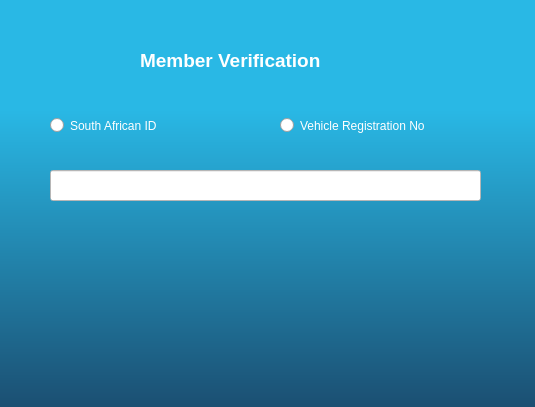
<?xml version="1.0" encoding="UTF-8"?>
<ui version="4.0">
 <class>VerifyMember</class>
 <widget class="QDialog" name="VerifyMember">
  <property name="geometry">
   <rect>
    <x>0</x>
    <y>0</y>
    <width>535</width>
    <height>407</height>
   </rect>
  </property>
  <property name="windowTitle">
   <string>Dialog</string>
  </property>
  <property name="styleSheet">
   <string notr="true">QDialog { background: qlineargradient(x1: 0, y1: 0, x2: 0, y2: 1, stop: 0.27 rgba(41,184,229,1), stop: 1 rgba(27,79,114,1) ); }</string>
  </property>
  <widget class="QRadioButton" name="SAIDRadioButton">
   <property name="geometry">
    <rect>
     <x>50</x>
     <y>110</y>
     <width>171</width>
     <height>31</height>
    </rect>
   </property>
   <property name="styleSheet">
    <string notr="true">font: 75 10pt &quot;MS Shell Dlg 2&quot;;
color: rgb(255, 255, 255);</string>
   </property>
   <property name="text">
    <string>South African ID</string>
   </property>
   <attribute name="buttonGroup">
    <string notr="true">VerificationMethodButtonGroup</string>
   </attribute>
  </widget>
  <widget class="QRadioButton" name="VehicleNumberRadioButton">
   <property name="geometry">
    <rect>
     <x>280</x>
     <y>110</y>
     <width>201</width>
     <height>31</height>
    </rect>
   </property>
   <property name="styleSheet">
    <string notr="true">font: 75 10pt &quot;MS Shell Dlg 2&quot;;
color: rgb(255, 255, 255);</string>
   </property>
   <property name="text">
    <string>Vehicle Registration No</string>
   </property>
   <attribute name="buttonGroup">
    <string notr="true">VerificationMethodButtonGroup</string>
   </attribute>
  </widget>
  <widget class="QLineEdit" name="MemberIDLineEdit">
   <property name="geometry">
    <rect>
     <x>50</x>
     <y>170</y>
     <width>431</width>
     <height>31</height>
    </rect>
   </property>
   <property name="styleSheet">
    <string notr="true">background-color: rgb(255, 255, 255);</string>
   </property>
  </widget>
  <widget class="QLabel" name="TitleLabel">
   <property name="geometry">
    <rect>
     <x>140</x>
     <y>40</y>
     <width>261</width>
     <height>41</height>
    </rect>
   </property>
   <property name="font">
    <font>
     <pointsize>14</pointsize>
     <weight>75</weight>
     <bold>true</bold>
    </font>
   </property>
   <property name="styleSheet">
    <string notr="true">color: rgb(255, 255, 255);</string>
   </property>
   <property name="frameShape">
    <enum>QFrame::NoFrame</enum>
   </property>
   <property name="frameShadow">
    <enum>QFrame::Raised</enum>
   </property>
   <property name="text">
    <string>Member Verification</string>
   </property>
  </widget>
  <widget class="QPushButton" name="SearchPushButton">
   <property name="geometry">
    <rect>
     <x>180</x>
     <y>240</y>
     <width>131</width>
     <height>131</height>
    </rect>
   </property>
   <property name="toolTip">
    <string>Search Member</string>
   </property>
   <property name="styleSheet">
    <string notr="true">background-image: url(:/resources/icons/search.png);</string>
   </property>
   <property name="text">
    <string/>
   </property>
   <property name="iconSize">
    <size>
     <width>100</width>
     <height>100</height>
    </size>
   </property>
   <property name="autoDefault">
    <bool>false</bool>
   </property>
   <property name="flat">
    <bool>true</bool>
   </property>
  </widget>
 </widget>
 <resources/>
 <connections/>
 <buttongroups>
  <buttongroup name="VerificationMethodButtonGroup"/>
 </buttongroups>
</ui>
